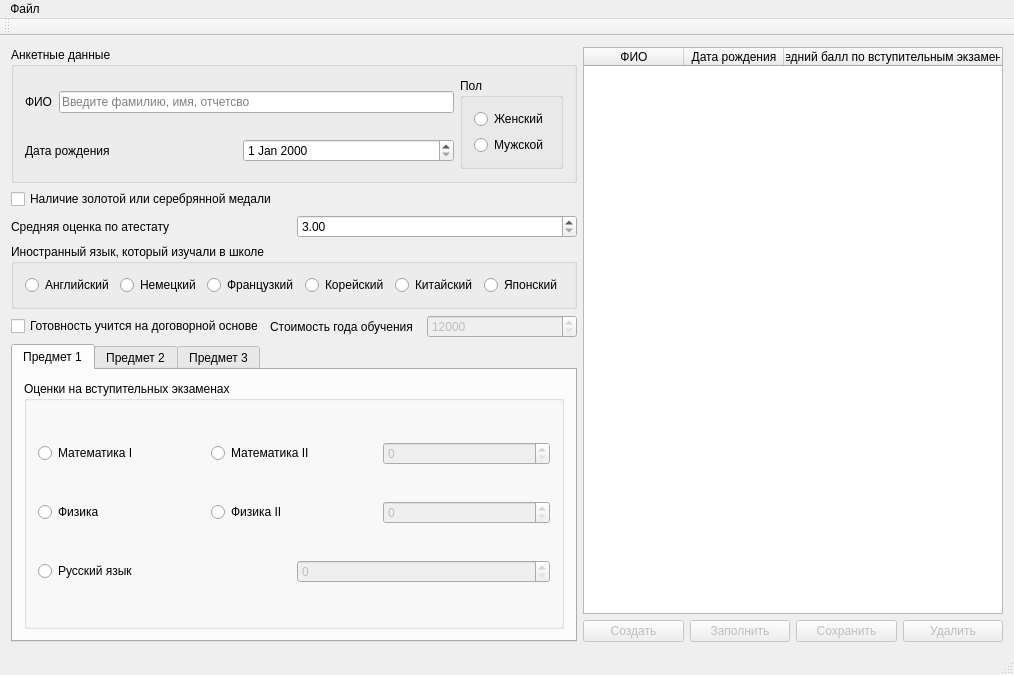
<?xml version="1.0" encoding="UTF-8"?>
<ui version="4.0">
 <class>MainWindow</class>
 <widget class="QMainWindow" name="MainWindow">
  <property name="geometry">
   <rect>
    <x>0</x>
    <y>0</y>
    <width>1014</width>
    <height>675</height>
   </rect>
  </property>
  <property name="windowTitle">
   <string>MainWindow</string>
  </property>
  <widget class="QWidget" name="centralWidget">
   <layout class="QHBoxLayout" name="horizontalLayout_16">
    <item>
     <layout class="QVBoxLayout" name="verticalLayout_3">
      <item>
       <widget class="QGroupBox" name="group_student_data">
        <property name="title">
         <string>Анкетные данные</string>
        </property>
        <layout class="QGridLayout" name="gridLayout">
         <item row="0" column="0">
          <layout class="QHBoxLayout" name="horizontalLayout">
           <item>
            <widget class="QLabel" name="label">
             <property name="text">
              <string>ФИО</string>
             </property>
            </widget>
           </item>
           <item>
            <widget class="QLineEdit" name="line_full_name">
             <property name="maxLength">
              <number>45</number>
             </property>
             <property name="placeholderText">
              <string>Введите фамилию, имя, отчетсво</string>
             </property>
            </widget>
           </item>
          </layout>
         </item>
         <item row="0" column="1" rowspan="2">
          <widget class="QGroupBox" name="gender">
           <property name="title">
            <string>Пол</string>
           </property>
           <layout class="QVBoxLayout" name="verticalLayout">
            <item>
             <widget class="QRadioButton" name="radio_woman">
              <property name="text">
               <string>Женский</string>
              </property>
             </widget>
            </item>
            <item>
             <widget class="QRadioButton" name="radio_man">
              <property name="text">
               <string>Мужской</string>
              </property>
             </widget>
            </item>
           </layout>
          </widget>
         </item>
         <item row="1" column="0">
          <layout class="QHBoxLayout" name="horizontalLayout_2">
           <item>
            <widget class="QLabel" name="label_2">
             <property name="text">
              <string>Дата рождения</string>
             </property>
            </widget>
           </item>
           <item>
            <widget class="QDateEdit" name="student_birthday">
             <property name="maximumDateTime">
              <datetime>
               <hour>23</hour>
               <minute>59</minute>
               <second>59</second>
               <year>2080</year>
               <month>1</month>
               <day>1</day>
              </datetime>
             </property>
             <property name="minimumDateTime">
              <datetime>
               <hour>0</hour>
               <minute>0</minute>
               <second>0</second>
               <year>1950</year>
               <month>1</month>
               <day>1</day>
              </datetime>
             </property>
             <property name="maximumDate">
              <date>
               <year>2080</year>
               <month>1</month>
               <day>1</day>
              </date>
             </property>
             <property name="minimumDate">
              <date>
               <year>1950</year>
               <month>1</month>
               <day>1</day>
              </date>
             </property>
            </widget>
           </item>
          </layout>
         </item>
        </layout>
       </widget>
      </item>
      <item>
       <widget class="QCheckBox" name="check_medal">
        <property name="text">
         <string>Наличие золотой или серебрянной медали</string>
        </property>
       </widget>
      </item>
      <item>
       <layout class="QHBoxLayout" name="horizontalLayout_3">
        <item>
         <widget class="QLabel" name="label_3">
          <property name="text">
           <string>Средняя оценка по атестату</string>
          </property>
         </widget>
        </item>
        <item>
         <widget class="QDoubleSpinBox" name="spin_middle_mark">
          <property name="minimum">
           <double>3.000000000000000</double>
          </property>
          <property name="maximum">
           <double>5.000000000000000</double>
          </property>
         </widget>
        </item>
       </layout>
      </item>
      <item>
       <widget class="QGroupBox" name="group_language">
        <property name="title">
         <string>Иностранный язык, который изучали в школе</string>
        </property>
        <layout class="QHBoxLayout" name="horizontalLayout_4">
         <item>
          <widget class="QRadioButton" name="radio_lang_english">
           <property name="text">
            <string>Английский</string>
           </property>
          </widget>
         </item>
         <item>
          <widget class="QRadioButton" name="radio_lang_german">
           <property name="text">
            <string>Немецкий</string>
           </property>
          </widget>
         </item>
         <item>
          <widget class="QRadioButton" name="radio_lang_french">
           <property name="text">
            <string>Французкий</string>
           </property>
          </widget>
         </item>
         <item>
          <widget class="QRadioButton" name="radio_lang_korean">
           <property name="text">
            <string>Корейский</string>
           </property>
          </widget>
         </item>
         <item>
          <widget class="QRadioButton" name="radio_lang_chinise">
           <property name="text">
            <string>Китайский</string>
           </property>
          </widget>
         </item>
         <item>
          <widget class="QRadioButton" name="radio_lang_japanise">
           <property name="text">
            <string>Японский</string>
           </property>
          </widget>
         </item>
        </layout>
       </widget>
      </item>
      <item>
       <layout class="QHBoxLayout" name="horizontalLayout_15">
        <item>
         <widget class="QCheckBox" name="check_dogvor">
          <property name="text">
           <string>Готовность учится на договорной основе</string>
          </property>
         </widget>
        </item>
        <item>
         <widget class="QLabel" name="label_4">
          <property name="text">
           <string>Стоимость года обучения</string>
          </property>
         </widget>
        </item>
        <item>
         <widget class="QSpinBox" name="spin_bill">
          <property name="enabled">
           <bool>false</bool>
          </property>
          <property name="minimum">
           <number>12000</number>
          </property>
          <property name="maximum">
           <number>50000</number>
          </property>
         </widget>
        </item>
       </layout>
      </item>
      <item>
       <widget class="QTabWidget" name="tab_marks">
        <property name="currentIndex">
         <number>0</number>
        </property>
        <widget class="QWidget" name="tab_one">
         <attribute name="title">
          <string>Предмет 1</string>
         </attribute>
         <layout class="QVBoxLayout" name="verticalLayout_8">
          <item>
           <widget class="QGroupBox" name="group_marks_exam">
            <property name="title">
             <string>Оценки на вступительных экзаменах</string>
            </property>
            <layout class="QVBoxLayout" name="verticalLayout_2">
             <item>
              <layout class="QHBoxLayout" name="horizontalLayout_5">
               <item>
                <widget class="QRadioButton" name="radio_math_one">
                 <property name="text">
                  <string>Математика I</string>
                 </property>
                 <attribute name="buttonGroup">
                  <string notr="true">buttonGroup</string>
                 </attribute>
                </widget>
               </item>
               <item>
                <widget class="QRadioButton" name="radio_math_two">
                 <property name="text">
                  <string>Математика II</string>
                 </property>
                 <attribute name="buttonGroup">
                  <string notr="true">buttonGroup</string>
                 </attribute>
                </widget>
               </item>
               <item>
                <widget class="QSpinBox" name="spin_math">
                 <property name="enabled">
                  <bool>false</bool>
                 </property>
                 <property name="maximum">
                  <number>100</number>
                 </property>
                </widget>
               </item>
              </layout>
             </item>
             <item>
              <layout class="QHBoxLayout" name="horizontalLayout_6">
               <item>
                <widget class="QRadioButton" name="radio_phys_one">
                 <property name="text">
                  <string>Физика</string>
                 </property>
                 <attribute name="buttonGroup">
                  <string notr="true">buttonGroup</string>
                 </attribute>
                </widget>
               </item>
               <item>
                <widget class="QRadioButton" name="radio_phys_two">
                 <property name="text">
                  <string>Физика II</string>
                 </property>
                 <attribute name="buttonGroup">
                  <string notr="true">buttonGroup</string>
                 </attribute>
                </widget>
               </item>
               <item>
                <widget class="QSpinBox" name="spin_phis">
                 <property name="enabled">
                  <bool>false</bool>
                 </property>
                 <property name="maximum">
                  <number>100</number>
                 </property>
                </widget>
               </item>
              </layout>
             </item>
             <item>
              <layout class="QHBoxLayout" name="horizontalLayout_7">
               <item>
                <widget class="QRadioButton" name="radio_rus">
                 <property name="text">
                  <string>Русский язык</string>
                 </property>
                 <attribute name="buttonGroup">
                  <string notr="true">buttonGroup</string>
                 </attribute>
                </widget>
               </item>
               <item>
                <widget class="QSpinBox" name="spin_rus">
                 <property name="enabled">
                  <bool>false</bool>
                 </property>
                 <property name="maximum">
                  <number>100</number>
                 </property>
                </widget>
               </item>
              </layout>
             </item>
            </layout>
           </widget>
          </item>
         </layout>
        </widget>
        <widget class="QWidget" name="tab_two">
         <attribute name="title">
          <string>Предмет 2</string>
         </attribute>
         <layout class="QVBoxLayout" name="verticalLayout_6">
          <item>
           <widget class="QGroupBox" name="group_marks_exam_2">
            <property name="title">
             <string>Оценки на вступительных экзаменах</string>
            </property>
            <layout class="QVBoxLayout" name="verticalLayout_4">
             <item>
              <layout class="QHBoxLayout" name="horizontalLayout_9">
               <item>
                <widget class="QRadioButton" name="radio_math_one_2">
                 <property name="text">
                  <string>Математика I</string>
                 </property>
                </widget>
               </item>
               <item>
                <widget class="QRadioButton" name="radio_math_two_2">
                 <property name="text">
                  <string>Математика II</string>
                 </property>
                </widget>
               </item>
               <item>
                <widget class="QSpinBox" name="spin_math_2">
                 <property name="enabled">
                  <bool>false</bool>
                 </property>
                 <property name="maximum">
                  <number>100</number>
                 </property>
                </widget>
               </item>
              </layout>
             </item>
             <item>
              <layout class="QHBoxLayout" name="horizontalLayout_10">
               <item>
                <widget class="QRadioButton" name="radio_phys_one_2">
                 <property name="text">
                  <string>Физика</string>
                 </property>
                </widget>
               </item>
               <item>
                <widget class="QRadioButton" name="radio_phys_two_2">
                 <property name="text">
                  <string>Физика II</string>
                 </property>
                </widget>
               </item>
               <item>
                <widget class="QSpinBox" name="spin_phis_2">
                 <property name="enabled">
                  <bool>false</bool>
                 </property>
                 <property name="maximum">
                  <number>100</number>
                 </property>
                </widget>
               </item>
              </layout>
             </item>
             <item>
              <layout class="QHBoxLayout" name="horizontalLayout_11">
               <item>
                <widget class="QRadioButton" name="radio_rus_2">
                 <property name="text">
                  <string>Русский язык</string>
                 </property>
                </widget>
               </item>
               <item>
                <widget class="QSpinBox" name="spin_rus_2">
                 <property name="enabled">
                  <bool>false</bool>
                 </property>
                 <property name="maximum">
                  <number>100</number>
                 </property>
                </widget>
               </item>
              </layout>
             </item>
            </layout>
           </widget>
          </item>
         </layout>
        </widget>
        <widget class="QWidget" name="tab_three">
         <attribute name="title">
          <string>Предмет 3</string>
         </attribute>
         <layout class="QVBoxLayout" name="verticalLayout_7">
          <item>
           <widget class="QGroupBox" name="group_marks_exam_3">
            <property name="title">
             <string>Оценки на вступительных экзаменах</string>
            </property>
            <layout class="QVBoxLayout" name="verticalLayout_5">
             <item>
              <layout class="QHBoxLayout" name="horizontalLayout_12">
               <item>
                <widget class="QRadioButton" name="radio_math_one_3">
                 <property name="text">
                  <string>Математика I</string>
                 </property>
                </widget>
               </item>
               <item>
                <widget class="QRadioButton" name="radio_math_two_3">
                 <property name="text">
                  <string>Математика II</string>
                 </property>
                </widget>
               </item>
               <item>
                <widget class="QSpinBox" name="spin_math_3">
                 <property name="enabled">
                  <bool>false</bool>
                 </property>
                 <property name="maximum">
                  <number>100</number>
                 </property>
                </widget>
               </item>
              </layout>
             </item>
             <item>
              <layout class="QHBoxLayout" name="horizontalLayout_13">
               <item>
                <widget class="QRadioButton" name="radio_phys_one_3">
                 <property name="text">
                  <string>Физика</string>
                 </property>
                </widget>
               </item>
               <item>
                <widget class="QRadioButton" name="radio_phys_3">
                 <property name="text">
                  <string>Физика II</string>
                 </property>
                </widget>
               </item>
               <item>
                <widget class="QSpinBox" name="spin_phis_3">
                 <property name="enabled">
                  <bool>false</bool>
                 </property>
                 <property name="maximum">
                  <number>100</number>
                 </property>
                </widget>
               </item>
              </layout>
             </item>
             <item>
              <layout class="QHBoxLayout" name="horizontalLayout_14">
               <item>
                <widget class="QRadioButton" name="radio_rus_3">
                 <property name="text">
                  <string>Русский язык</string>
                 </property>
                </widget>
               </item>
               <item>
                <widget class="QSpinBox" name="spin_rus_3">
                 <property name="enabled">
                  <bool>false</bool>
                 </property>
                 <property name="maximum">
                  <number>100</number>
                 </property>
                </widget>
               </item>
              </layout>
             </item>
            </layout>
           </widget>
          </item>
         </layout>
        </widget>
       </widget>
      </item>
     </layout>
    </item>
    <item>
     <layout class="QVBoxLayout" name="verticalLayout_9">
      <item>
       <widget class="QTableWidget" name="table_students">
        <property name="editTriggers">
         <set>QAbstractItemView::NoEditTriggers</set>
        </property>
        <attribute name="horizontalHeaderStretchLastSection">
         <bool>true</bool>
        </attribute>
        <attribute name="verticalHeaderMinimumSectionSize">
         <number>30</number>
        </attribute>
        <attribute name="verticalHeaderStretchLastSection">
         <bool>false</bool>
        </attribute>
        <column>
         <property name="text">
          <string>ФИО</string>
         </property>
        </column>
        <column>
         <property name="text">
          <string>Дата рождения</string>
         </property>
        </column>
        <column>
         <property name="text">
          <string>Средний балл по вступительным экзаменам</string>
         </property>
        </column>
       </widget>
      </item>
      <item>
       <layout class="QHBoxLayout" name="horizontalLayout_8">
        <item>
         <widget class="QPushButton" name="btn_create">
          <property name="enabled">
           <bool>false</bool>
          </property>
          <property name="text">
           <string>Создать</string>
          </property>
         </widget>
        </item>
        <item>
         <widget class="QPushButton" name="btn_fill">
          <property name="enabled">
           <bool>false</bool>
          </property>
          <property name="text">
           <string>Заполнить</string>
          </property>
         </widget>
        </item>
        <item>
         <widget class="QPushButton" name="btn_save">
          <property name="enabled">
           <bool>false</bool>
          </property>
          <property name="text">
           <string>Сохранить</string>
          </property>
         </widget>
        </item>
        <item>
         <widget class="QPushButton" name="btn_delete">
          <property name="enabled">
           <bool>false</bool>
          </property>
          <property name="text">
           <string>Удалить</string>
          </property>
         </widget>
        </item>
       </layout>
      </item>
     </layout>
    </item>
   </layout>
  </widget>
  <widget class="QMenuBar" name="menuBar">
   <property name="geometry">
    <rect>
     <x>0</x>
     <y>0</y>
     <width>1014</width>
     <height>25</height>
    </rect>
   </property>
   <widget class="QMenu" name="menu">
    <property name="title">
     <string>Файл</string>
    </property>
    <addaction name="create_file"/>
    <addaction name="open_from_file"/>
    <addaction name="safe_to_file"/>
    <addaction name="save_as_to_file"/>
   </widget>
   <addaction name="menu"/>
  </widget>
  <widget class="QToolBar" name="mainToolBar">
   <attribute name="toolBarArea">
    <enum>TopToolBarArea</enum>
   </attribute>
   <attribute name="toolBarBreak">
    <bool>false</bool>
   </attribute>
  </widget>
  <widget class="QStatusBar" name="statusBar"/>
  <action name="create_file">
   <property name="text">
    <string> Создать базу данных</string>
   </property>
   <property name="shortcut">
    <string>Ctrl+N</string>
   </property>
  </action>
  <action name="open_from_file">
   <property name="text">
    <string>Открыть базу данных</string>
   </property>
   <property name="shortcut">
    <string>Ctrl+O</string>
   </property>
  </action>
  <action name="safe_to_file">
   <property name="text">
    <string> Сохранить базу данных</string>
   </property>
   <property name="shortcut">
    <string>Ctrl+S</string>
   </property>
  </action>
  <action name="save_as_to_file">
   <property name="text">
    <string>Сохранить как</string>
   </property>
   <property name="shortcut">
    <string>Ctrl+Shift+S</string>
   </property>
  </action>
 </widget>
 <layoutdefault spacing="6" margin="11"/>
 <resources/>
 <connections/>
 <buttongroups>
  <buttongroup name="buttonGroup"/>
 </buttongroups>
</ui>
